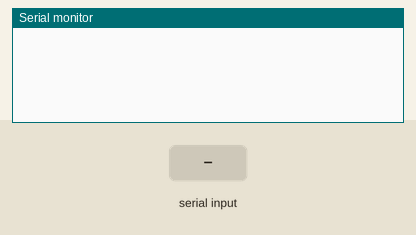
The sketch below on a simulated Arduino Uno, built with avr-gcc and run on an emulated ATmega328P. On the bench: the last lines printed to the serial monitor. Inputs (shaded band) come from the test bench.

Above: at 1.2 s.
1.3 s: "1" received over the second serial link
At 2.1 s:
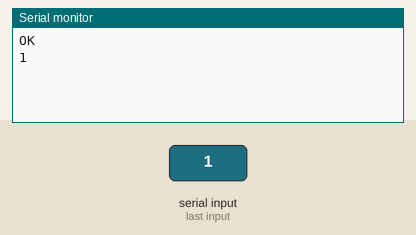
2.8 s: "0" received over the second serial link
At 3.2 s:
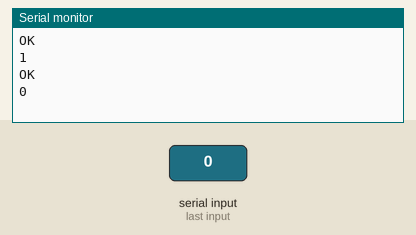
4.3 s: "2" received over the second serial link
At 5.6 s:
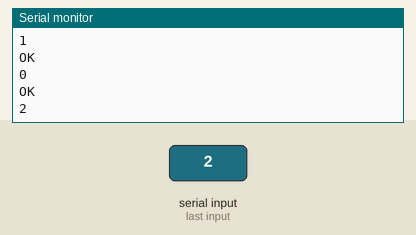

Measured:
- after the input at 1.3 s, the serial monitor: prints a new line at once (image 1)
- after the input at 2.8 s, the serial monitor: prints a new line at once (image 2)
- after the input at 4.3 s, the serial monitor: prints a new line at once (image 3)

The sketch:

UART_test.ino
```cpp
#include <SoftwareSerial.h>

SoftwareSerial espSerial(13,15); //RX2 TX2
void setup() {
  Serial.begin(9600);
  espSerial.begin(9600);
  // put your setup code here, to run once:
}

void loop() {
  char a = 0;
  if(espSerial.available()){
    Serial.println("OK");
    a = espSerial.read();
    Serial.println(a);
    }
}
```
